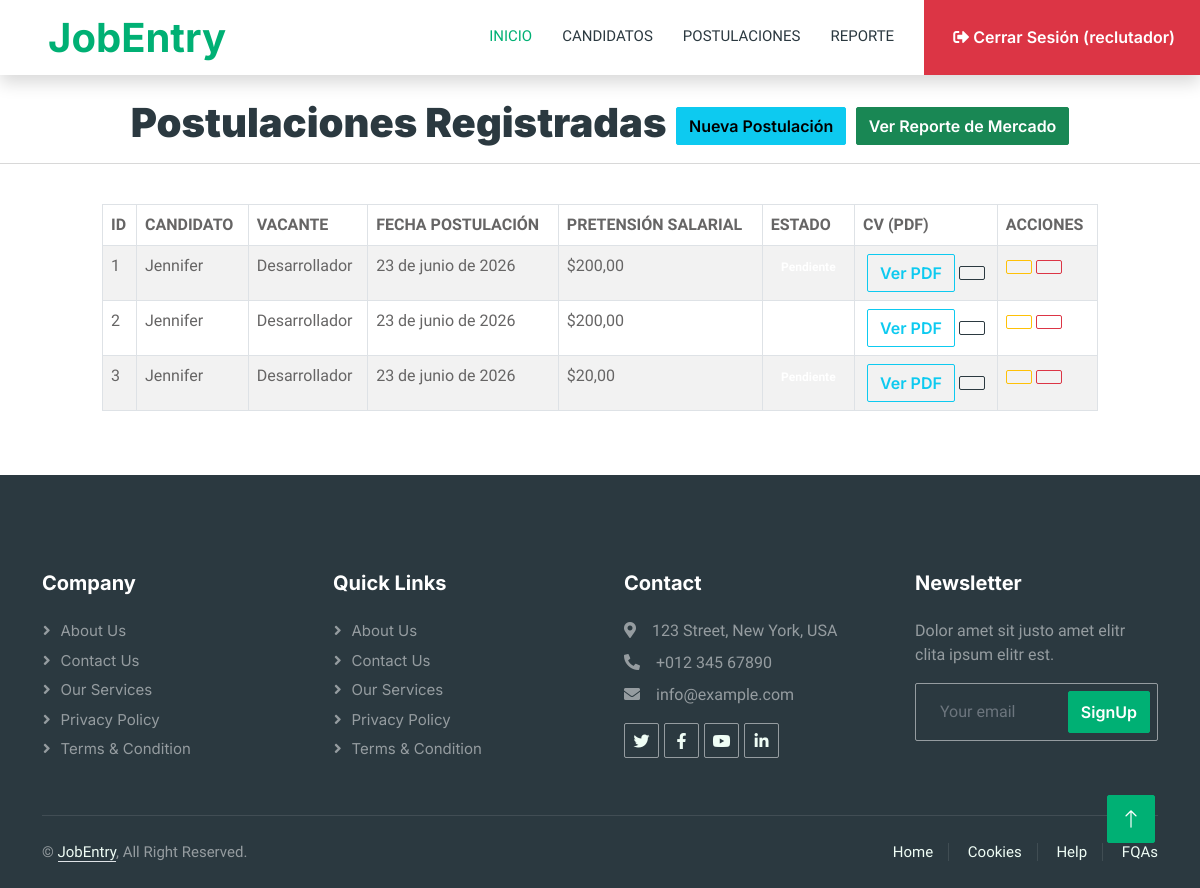
/listadoPostulaciones/ (signed in), run on the app's committed database.
### empleo/models.py (models this page shows)
class Postulacion(models.Model):
    VACANTE_OPCIONES = [
        ('DESARROLLADOR', 'Desarrollador'),
        ('DISENADOR', 'Diseñador'),
    ]
    ESTADO_OPCIONES = [
        ('PENDIENTE', 'Pendiente'),
        ('PRESELECCIONADO', 'Preseleccionado'),
        ('RECHAZADO', 'Rechazado'),
    ]
    candidato = models.ForeignKey(Candidato, on_delete=models.CASCADE, related_name='postulaciones')
    cv_pdf = models.FileField(
        upload_to='cvs_postulaciones/',
        validators=[FileExtensionValidator(allowed_extensions=['pdf'])]
    )
    vacante = models.CharField(max_length=20, choices=VACANTE_OPCIONES)
    fecha_postulacion = models.DateField(auto_now_add=True)
    pretension_salarial = models.DecimalField(max_digits=10, decimal_places=2)
    estado = models.CharField(max_length=20, choices=ESTADO_OPCIONES, default='PENDIENTE')

class Candidato(models.Model):
    GENERO_OPCIONES = [
        ('M', 'Masculino'),
        ('F', 'Femenino'),
        ('O', 'Otro'),
    ]
    NIVEL_ESTUDIOS_OPCIONES = [
        ('GRADO', 'Grado'),
        ('MASTER', 'Máster'),
        ('DOCTORADO', 'Doctorado'),
    ]
    usuario = models.OneToOneField(User, on_delete=models.CASCADE)
    foto = models.FileField(upload_to='empleo',null=True,blank=True)
    nombre_completo = models.CharField(max_length=150)
    fecha_nacimiento = models.DateField()
    genero = models.CharField(max_length=1, choices=GENERO_OPCIONES)
    nivel_estudios = models.CharField(max_length=10, choices=NIVEL_ESTUDIOS_OPCIONES)
    disponible_viajar = models.BooleanField(default=False)

### empleo/views.py (the view)
# urls.py: path('listadoPostulaciones/', views.listadoPostulaciones),
@login_required
def listadoPostulaciones(request):
    if request.user.is_staff:
        postulaciones = Postulacion.objects.all()
    else:
        candidatoActual = Candidato.objects.get(usuario=request.user)
        postulaciones = Postulacion.objects.filter(candidato=candidatoActual)
    return render(request, 'listadoPostulaciones.html', {'postulaciones': postulaciones})

### empleo/templates/listadoPostulaciones.html (shortened to what this page needs)
{% extends "./plantillaPrin.html" %}
{% block contenido %}
        <center>
            <br>
            <h1> <b>Postulaciones Registradas</b>
                <a href="/nuevaPostulacion/" class="btn btn-info">
                     Nueva Postulación
                </a>
                {% if user.is_staff %}
                <a href="/reporteVacantes/" class="btn btn-success">
                     Ver Reporte de Mercado
                </a>
                {% endif %}
            </h1>
            <hr>
        </center>
        <br>
        <div class="row">
            <div class="col-md-1"></div>
            <div class="col-md-10">
                <table id="tbl_postulaciones" class="table table-striped table-bordered">
                    <thead>
                        <tr>
                            <th>ID</th>
                            <th>CANDIDATO</th>
                            <th>VACANTE</th>
                            <th>FECHA POSTULACIÓN</th>
                            <th>PRETENSIÓN SALARIAL</th>
                            <th>ESTADO</th>
                            <th>CV (PDF)</th>
                            <th>ACCIONES</th>
                        </tr>
                    </thead>
                    <tbody>
                        {% for p in postulaciones %}
                        <tr>
                            <td>{{ p.id }}</td>
                            <td>{{ p.candidato.nombre_completo }}</td>
                            <td>{{ p.get_vacante_display }}</td>
                            <td>{{ p.fecha_postulacion }}</td>
                            <td>${{ p.pretension_salarial }}</td>
                            <td class="text-center">
                                {% if p.estado == 'PRESELECCIONADO' %}
                                    <span class="badge badge-success">Preseleccionado</span>
                                {% elif p.estado == 'RECHAZADO' %}
                                    <span class="badge badge-danger">Rechazado</span>
                                {% else %}
                                    <span class="badge badge-warning">Pendiente</span>
                                {% endif %}
                            </td>
                            <td class="text-center">
                                {% if p.cv_pdf %}
                                    <a title="Ver CV" class="btn btn-outline-info" href="{{ p.cv_pdf.url }}" target="_blank">
                                         Ver PDF
                                    </a>
                                    <a title="Descargar CV" class="btn btn-outline-dark" href="{{ p.cv_pdf.url }}" download>
                                    </a>
                                {% endif %}
                            </td>
                            <td>
                                {% if user.is_staff %}
                                <a href="/editarPostulacion/{{ p.id }}/" class="btn btn-outline-warning" title="Editar / Cambiar Estado">
                                </a>
                                <a href="/eliminarPostulacion/{{ p.id }}/"
                                    class="btn btn-outline-danger" title="Eliminar Postulación"
                                    onclick="confirmarEliminacion(event, this.href)">
                                </a>
                                {% else %}
                                <a href="/editarPostulacion/{{ p.id }}/" class="btn btn-outline-warning" title="Editar Postulación">
                                    <i class="icon-edit"></i>
                                </a>
                                {% endif %}
                            </td>
                        </tr>
                        {% endfor %}
                    </tbody>
                </table>
            </div>
        </div>
{% endblock %}

### empleo/templates/plantillaPrin.html (shortened to what this page needs)
{% load static %}
<!DOCTYPE html>
<html lang="en">
<head>
    <link href="https://cdnjs.cloudflare.com/ajax/libs/font-awesome/5.10.0/css/all.min.css" rel="stylesheet">
    <link href="https://cdn.jsdelivr.net/npm/bootstrap-icons@1.4.1/font/bootstrap-icons.css" rel="stylesheet">
    <link href="{% static 'lib/animate/animate.min.css' %}" rel="stylesheet">
    <link href="{% static 'lib/owlcarousel/assets/owl.carousel.min.css' %}" rel="stylesheet">
    <link href="{% static 'css/bootstrap.min.css' %}" rel="stylesheet">
    <link href="{% static 'css/style.css' %}" rel="stylesheet">
    <link rel="stylesheet" href="https://cdn.datatables.net/2.3.8/css/dataTables.dataTables.min.css">
    <link rel="stylesheet" href="https://cdnjs.cloudflare.com/ajax/libs/bootstrap-fileinput/5.5.4/css/fileinput.min.css">
</head>
<body>
    <div class="container-xxl bg-white p-0">
        <nav class="navbar navbar-expand-lg bg-white navbar-light shadow sticky-top p-0">
            <a href="/" class="navbar-brand d-flex align-items-center text-center py-0 px-4 px-lg-5">
                <h1 class="m-0 text-primary">JobEntry</h1>
            </a>
            <div class="collapse navbar-collapse" id="navbarCollapse">
                <div class="navbar-nav ms-auto p-4 p-lg-0">
                    <a href="/" class="nav-item nav-link active">Inicio</a>
                    {% if user.is_authenticated %}
                        {% if user.is_staff %}
                            <a href="/listadoCandidatos/" class="nav-item nav-link">Candidatos</a>
                            <a href="/listadoPostulaciones/" class="nav-item nav-link">Postulaciones</a>
                            <a href="/reporteVacantes/" class="nav-item nav-link">Reporte</a>
                        {% else %}
                            <a href="/listadoCandidatos/" class="nav-item nav-link">Mi Perfil</a>
                            <a href="/listadoPostulaciones/" class="nav-item nav-link">Mis Postulaciones</a>
                        {% endif %}
                        <a href="/cerrarSesion/" class="btn btn-danger rounded-0 py-4 px-lg-4 d-none d-lg-block">
                            <i class="fa fa-sign-out-alt ms-1"></i> Cerrar Sesión ({{ user.username }})
                        </a>
                    {% else %}
                        <a href="/login/" class="nav-item nav-link">Iniciar Sesión</a>
                        <a href="/nuevoCandidato/" class="btn btn-primary rounded-0 py-4 px-lg-5 d-none d-lg-block">
                            Registrarse <i class="fa fa-arrow-right ms-3"></i>
                        </a>
                    {% endif %}
                </div>
            </div>
        </nav>
        {% block contenido %}
        {% endblock %}
        <div class="container-fluid bg-dark text-white-50 footer pt-5 mt-5 wow fadeIn" data-wow-delay="0.1s">
            <div class="container py-5">
                <div class="row g-5">
                    <div class="col-lg-3 col-md-6">
                        <h5 class="text-white mb-4">Company</h5>
                        <a class="btn btn-link text-white-50" href="">About Us</a>
                        <a class="btn btn-link text-white-50" href="">Contact Us</a>
                        <a class="btn btn-link text-white-50" href="">Our Services</a>
                        <a class="btn btn-link text-white-50" href="">Privacy Policy</a>
                        <a class="btn btn-link text-white-50" href="">Terms & Condition</a>
                    </div>
                    <div class="col-lg-3 col-md-6">
                        <h5 class="text-white mb-4">Quick Links</h5>
                        <a class="btn btn-link text-white-50" href="">About Us</a>
                        <a class="btn btn-link text-white-50" href="">Contact Us</a>
                        <a class="btn btn-link text-white-50" href="">Our Services</a>
                        <a class="btn btn-link text-white-50" href="">Privacy Policy</a>
                        <a class="btn btn-link text-white-50" href="">Terms & Condition</a>
                    </div>
                    <div class="col-lg-3 col-md-6">
                        <h5 class="text-white mb-4">Contact</h5>
                        <p class="mb-2"><i class="fa fa-map-marker-alt me-3"></i>123 Street, New York, USA</p>
                        <p class="mb-2"><i class="fa fa-phone-alt me-3"></i>+012 345 67890</p>
                        <p class="mb-2"><i class="fa fa-envelope me-3"></i>info@example.com</p>
                        <div class="d-flex pt-2">
                            <a class="btn btn-outline-light btn-social" href=""><i class="fab fa-twitter"></i></a>
                            <a class="btn btn-outline-light btn-social" href=""><i class="fab fa-facebook-f"></i></a>
                            <a class="btn btn-outline-light btn-social" href=""><i class="fab fa-youtube"></i></a>
                            <a class="btn btn-outline-light btn-social" href=""><i class="fab fa-linkedin-in"></i></a>
                        </div>
                    </div>
                    <div class="col-lg-3 col-md-6">
                        <h5 class="text-white mb-4">Newsletter</h5>
                        <p>Dolor amet sit justo amet elitr clita ipsum elitr est.</p>
                        <div class="position-relative mx-auto" style="max-width: 400px;">
                            <input class="form-control bg-transparent w-100 py-3 ps-4 pe-5" type="text" placeholder="Your email">
                            <button type="button" class="btn btn-primary py-2 position-absolute top-0 end-0 mt-2 me-2">SignUp</button>
                        </div>
                    </div>
                </div>
            </div>
            <div class="container">
                <div class="copyright">
                    <div class="row">
                        <div class="col-md-6 text-center text-md-start mb-3 mb-md-0">
                            &copy; <a class="border-bottom" href="#">JobEntry</a>, All Right Reserved.
                        </div>
                        <div class="col-md-6 text-center text-md-end">
                            <div class="footer-menu">
                                <a href="">Home</a>
                                <a href="">Cookies</a>
                                <a href="">Help</a>
                                <a href="">FQAs</a>
                            </div>
                        </div>
                    </div>
                </div>
            </div>
        </div>
        <a href="#" class="btn btn-lg btn-primary btn-lg-square back-to-top"><i class="bi bi-arrow-up"></i></a>
    </div>
</body>
</html>

### portalEmpleosJJ/static/css/style.css (style rules this page uses)
:root { --primary: #00B074; --secondary: #2B9BFF; --light: #EFFDF5; --dark: #2B3940; }
.back-to-top { position: fixed; display: none; right: 45px; bottom: 45px; z-index: 99; }
.btn { font-family: 'Inter', sans-serif; font-weight: 600; transition: .5s; }
.btn.btn-primary, .btn.btn-secondary { color: #FFFFFF; }
.btn-lg-square { width: 48px; height: 48px; }
.btn-square, .btn-sm-square, .btn-lg-square { padding: 0; display: flex; align-items: center; justify-content: center; font-weight: normal; border-radius: 2px; }
.navbar-dark .navbar-nav .nav-link, .navbar-light .navbar-nav .nav-link { margin-right: 30px; padding: 25px 0; color: #FFFFFF; font-size: 15px; text-transform: uppercase; outline: none; }
.navbar-dark .navbar-nav .nav-link:hover, .navbar-dark .navbar-nav .nav-link.active, .navbar-light .navbar-nav .nav-link:hover, .navbar-light .navbar-nav .nav-link.active { color: var(--primary); }
.navbar-light .navbar-brand, .navbar-light a.btn { height: 75px; }
.navbar-light .navbar-nav .nav-link { color: var(--dark); font-weight: 500; }
.navbar-light.sticky-top { top: -100px; transition: .5s; }
.footer .btn.btn-social { margin-right: 5px; width: 35px; height: 35px; display: flex; align-items: center; justify-content: center; color: var(--light); border: 1px solid rgba(255,255,255,0.5); border-radius: 2px; transition: .3s; }
.footer .btn.btn-link { display: block; margin-bottom: 5px; padding: 0; text-align: left; font-size: 15px; font-weight: normal; text-transform: capitalize; transition: .3s; }
.footer .btn.btn-link::before { position: relative; content: "\f105"; font-family: "Font Awesome 5 Free"; font-weight: 900; margin-right: 10px; }
.footer .form-control { border-color: rgba(255,255,255,0.5); }
.footer .copyright { padding: 25px 0; font-size: 15px; border-top: 1px solid rgba(256, 256, 256, .1); }
.footer .copyright a { color: var(--light); }
.footer .footer-menu a { margin-right: 15px; padding-right: 15px; border-right: 1px solid rgba(255, 255, 255, .1); }
.footer .footer-menu a:last-child { margin-right: 0; padding-right: 0; border-right: none; }

### data on the page
Postulacion: id "1", candidato.nombre_completo "Jennifer", vacante "Desarrollador", fecha_postulacion "23 de junio de 2026", pretension_salarial "200,00"
Postulacion: id "2", candidato.nombre_completo "Jennifer", vacante "Desarrollador", fecha_postulacion "23 de junio de 2026", pretension_salarial "200,00"
Postulacion: id "3", candidato.nombre_completo "Jennifer", vacante "Desarrollador", fecha_postulacion "23 de junio de 2026", pretension_salarial "20,00"

### other printed values
{{ user.username }} "reclutador"
